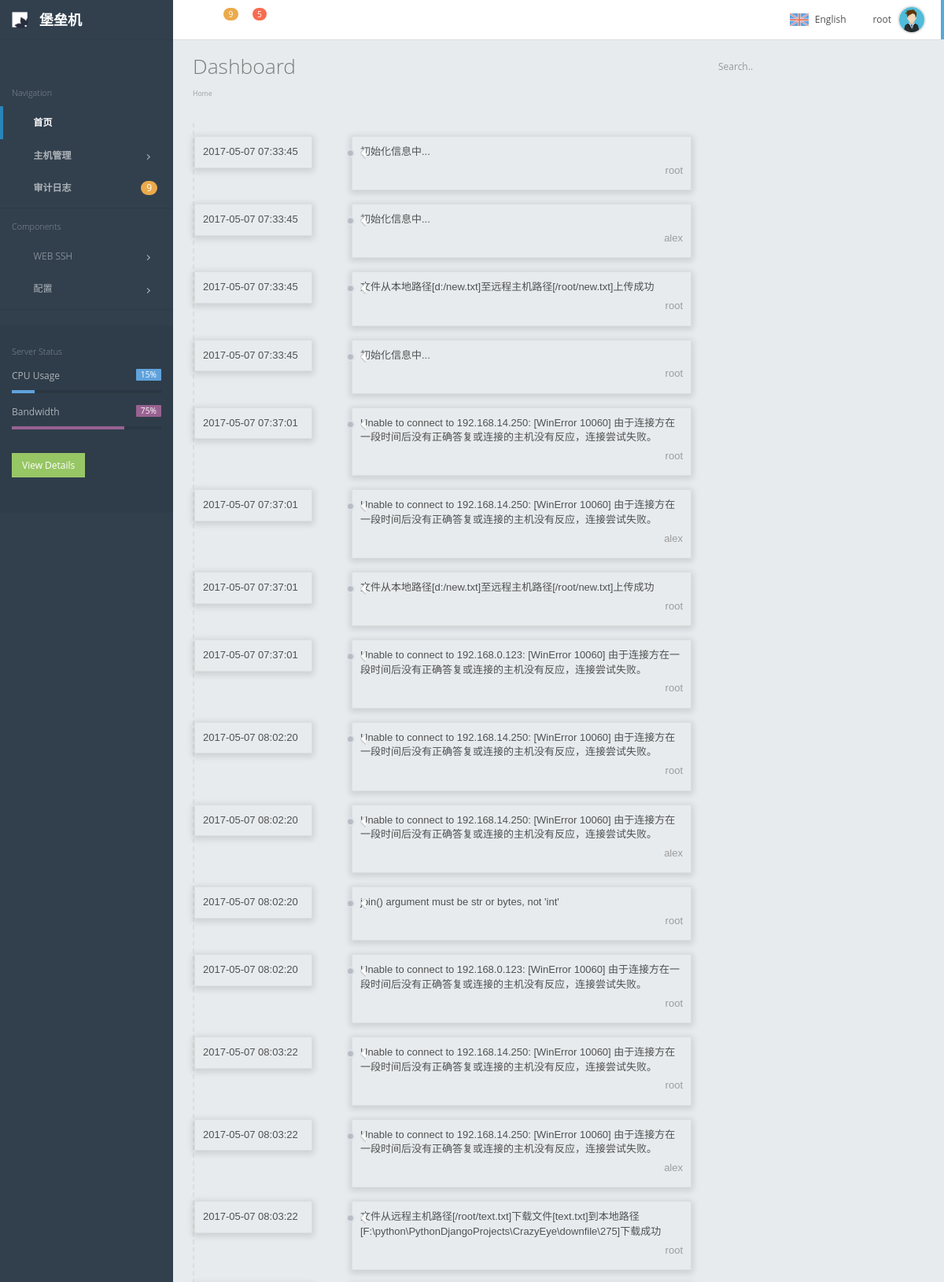
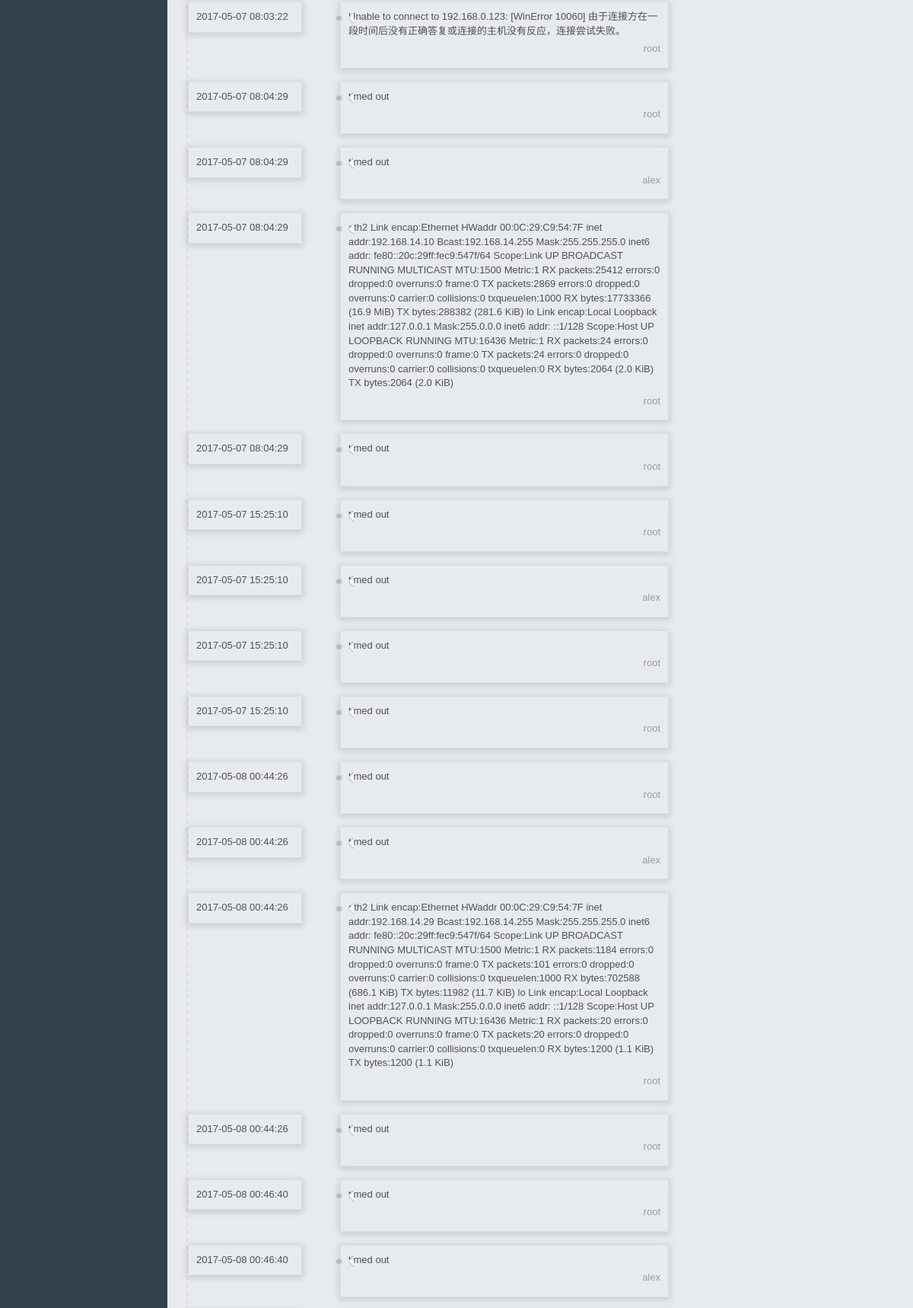
Page /hosts-log.html (signed in, upper part) on the committed database (2 pictures, top to bottom).
### repository/models.py (models this page shows, shortened)
class UserProfile(AbstractBaseUser, PermissionsMixin):
    email = models.EmailField(
        verbose_name='email address',
        max_length=255,
        unique=True,
    )
    name = models.CharField(max_length=64, verbose_name="姓名")
    is_active = models.BooleanField(default=True)
    is_staff = models.BooleanField(default=True)
    objects = UserProfileManager()
    host_to_remote_users = models.ManyToManyField("HostToRemoteUser", blank=True)
    host_groups = models.ManyToManyField("HostGroup", blank=True)
    USERNAME_FIELD = 'email'
    REQUIRED_FIELDS = ['name']

class TaskLogDetail(models.Model):
    task = models.ForeignKey("Task")
    host_to_remote_user = models.ForeignKey("HostToRemoteUser")
    result = models.TextField(verbose_name="任务执行结果")
    status_choices = ((0, 'initialized'), (1, 'sucess'), (2, 'failed'), (3, 'timeout'))
    status = models.SmallIntegerField(choices=status_choices, default=0)
    date = models.DateTimeField(auto_now_add=True)

class HostToRemoteUser(models.Model):
    host = models.ForeignKey("Host")
    remote_user = models.ForeignKey("RemoteUser")
    class Meta:
        unique_together = ("host", "remote_user")

class RemoteUser(models.Model):
    auth_type_choices = ((0, 'ssh-password'), (1, 'ssh-key'))
    auth_type = models.SmallIntegerField(choices=auth_type_choices, default=0)
    username = models.CharField(max_length=32)
    password = models.CharField(max_length=64, blank=True, null=True)
    class Meta:
        unique_together = ('auth_type', 'username', 'password')

### web/views/home.py (the view)
# urls.py: url(r'^hosts-log.html$', home.HostsLogView.as_view()),
class HostsLogView(View):
    @method_decorator(login_required)
    def get(self, request):
        log_data = models.TaskLogDetail.objects.all().order_by('date')
        return render(request, 'host_log.html', {'log_data': log_data})

### templates/host_log.html (shortened to what this page needs)
{% extends 'public/layout.html' %}
{% block page-content %}
    <div class="clearfix handle_log">
    <div class="left clearfix" style="border-left:2px dashed #ddd;width:70%;">
        {% for log in log_data %}
            <div style="position:relative;">
                <div class="time">{{ log.date | date:"Y-m-d H:i:s" }}</div>
                <div class="record-arrow"></div>
                <div class="record">
                    {{ log.result }}
                    <div class="auther">
                        <span><i class="fa fa-user"></i></span>
                        <span>{{ log.host_to_remote_user.remote_user.username }}</span>
                    </div>
                </div>
            </div>
        {% endfor %}
    </div>
</div>
{% endblock %}

### templates/public/layout.html (shortened to what this page needs)
{% extends 'public/base.html' %}
{% block body %}
    <div id="container" class="effect mainnav-lg">
		<header id="navbar">
			<div id="navbar-container" class="boxed">
				<div class="navbar-header">
					<a class="navbar-brand">
						<img src="/static/img/logo.png" alt="Nifty Logo" class="brand-icon">
						<div class="brand-title">
							<span class="brand-text">堡垒机</span>
						</div>
					</a>
				</div>
				<div class="navbar-content clearfix">
					<ul class="nav navbar-top-links pull-left">
						<li class="tgl-menu-btn">
							<a class="mainnav-toggle" href="#">
								<i class="fa fa-navicon fa-lg"></i>
							</a>
						</li>
						<li class="dropdown">
							<a href="#" data-toggle="dropdown" class="dropdown-toggle">
								<i class="fa fa-envelope fa-lg"></i>
								<span class="badge badge-header badge-warning">9</span>
							</a>
						</li>
						<li class="dropdown">
							<a href="#" data-toggle="dropdown" class="dropdown-toggle">
								<i class="fa fa-bell fa-lg"></i>
								<span class="badge badge-header badge-danger">5</span>
							</a>
						</li>
						<li class="mega-dropdown">
							<a href="#" class="mega-dropdown-toggle">
								<i class="fa fa-th-large fa-lg"></i>
							</a>
						</li>
					</ul>
					<ul class="nav navbar-top-links pull-right">
						<li class="dropdown">
							<a id="demo-lang-switch" class="lang-selector dropdown-toggle" href="#" data-toggle="dropdown">
								<span class="lang-selected">
									<img class="lang-flag" src="/static/img/flags/united-kingdom.png" alt="English">
									<span class="lang-name">English</span>
								</span>
							</a>
						</li>
						<li id="dropdown-user" class="dropdown">
							<a href="#" data-toggle="dropdown" class="dropdown-toggle text-right">
								<span class="pull-right">
									<img class="img-circle img-user media-object" src="/static/img/av1.png" alt="Profile Picture">
								</span>
								<div class="username hidden-xs">{{ request.user.name }}</div>
							</a>
						</li>
					</ul>
				</div>
			</div>
		</header>
		<div class="boxed">
			<div id="content-container">
				<div id="page-title">
					<h1 class="page-header text-overflow">Dashboard</h1>
					<div class="searchbox">
						<div class="input-group custom-search-form">
							<input type="text" class="form-control" placeholder="Search..">
							<span class="input-group-btn">
								<button class="text-muted" type="button"><i class="fa fa-search"></i></button>
							</span>
						</div>
					</div>
				</div>
				<ol class="breadcrumb">
					<li><a href="/index.html">Home</a></li>
				</ol>
                <div id="page-content">
                    {% block page-content %}{% endblock %}
                </div>
			</div>
			<nav id="mainnav-container">
				<div id="mainnav">
					<div id="mainnav-shortcut">
						<ul class="list-unstyled">
							<li class="col-xs-4" data-content="Additional Sidebar">
								<a id="demo-toggle-aside" class="shortcut-grid" href="#">
									<i class="fa fa-magic"></i>
								</a>
							</li>
							<li class="col-xs-4" data-content="Notification">
								<a id="demo-alert" class="shortcut-grid" href="#">
									<i class="fa fa-bullhorn"></i>
								</a>
							</li>
							<li class="col-xs-4" data-content="Page Alerts">
								<a id="demo-page-alert" class="shortcut-grid" href="#">
									<i class="fa fa-bell"></i>
								</a>
							</li>
						</ul>
					</div>
					<div id="mainnav-menu-wrap">
						<div class="nano">
							<div class="nano-content">
								<ul id="mainnav-menu" class="list-group">
									<li class="list-header">Navigation</li>
									<li class="active-link">
										<a href="#">
											<i class="fa fa-dashboard"></i>
											<span class="menu-title">
												<strong>首页</strong>
											</span>
										</a>
									</li>
									<li class="">
										<a href="#">
											<i class="fa fa-th"></i>
											<span class="menu-title">
												<strong>主机管理</strong>
											</span>
											<i class="arrow"></i>
										</a>
									</li>
									<li>
										<a href="/hosts-log.html">
											<i class="fa fa-flask"></i>
											<span class="menu-title">
												<strong>审计日志</strong>
												<span class="pull-right badge badge-warning">9</span>
											</span>
										</a>
									</li>
									<li class="list-divider"></li>
									<li class="list-header">Components</li>
									<li>
										<a href="#">
											<i class="fa fa-briefcase"></i>
											<span class="menu-title">WEB SSH</span>
											<i class="arrow"></i>
										</a>
									</li>
                                    <li>
										<a href="#">
											<i class="fa fa-cogs" aria-hidden="true"></i>
											<span class="menu-title">配置</span>
											<i class="arrow"></i>
										</a>
									</li>
									<li class="list-divider"></li>
								</ul>
								<div class="mainnav-widget">
									<div id="demo-wg-server" class="hide-small mainnav-widget-content">
										<ul class="list-group">
											<li class="list-header pad-no pad-ver">Server Status</li>
											<li class="mar-btm">
												<span class="label label-primary pull-right">15%</span>
												<p>CPU Usage</p>
												<div class="progress progress-sm">
													<div class="progress-bar progress-bar-primary" style="width: 15%;">
													</div>
												</div>
											</li>
											<li class="mar-btm">
												<span class="label label-purple pull-right">75%</span>
												<p>Bandwidth</p>
												<div class="progress progress-sm">
													<div class="progress-bar progress-bar-purple" style="width: 75%;">
													</div>
												</div>
											</li>
											<li class="pad-ver"><a href="#" class="btn btn-success btn-bock">View Details</a></li>
										</ul>
									</div>
								</div>
							</div>
						</div>
					</div>
				</div>
			</nav>
		</div>
	</div>
{% endblock %}

### templates/public/base.html (shortened to what this page needs)
<!DOCTYPE html>
<html lang="en">
<head>
    <link href="/static/css/bootstrap.min.css" rel="stylesheet">
    <link href="/static/css/nifty.min.css" rel="stylesheet">
    <link href="/static/plugins/font-awesome/css/font-awesome.min.css" rel="stylesheet">
    <link href="/static/plugins/animate-css/animate.min.css" rel="stylesheet">
    <link href="/static/plugins/morris-js/morris.min.css" rel="stylesheet">
    <link href="/static/plugins/switchery/switchery.min.css" rel="stylesheet">
    <link href="/static/plugins/bootstrap-select/bootstrap-select.min.css" rel="stylesheet">
    <link href="/static/css/demo/nifty-demo.min.css" rel="stylesheet">
    <link href="/static/plugins/pace/pace.min.css" rel="stylesheet">
</head>
<body>
{% block body %}
{% endblock %}
</body>
</html>

### templates/host_log.html (style rules this page uses)
.handle_log { font-size: 13px !important; font-family: Tahoma, Geneva, Helvetica, sans-serif !important; }
.time { padding: 10px; border: 1px solid #ddd; position: absolute; width: 150px; box-shadow: 0 2px 8px 2px rgba(0, 0, 0, 0.12); }
.record { padding: 10px; border: 1px solid #ddd; margin: 17px; min-height: 40px; box-shadow: 0 2px 8px 2px rgba(0, 0, 0, 0.12); }
.record .auther { text-align: right; padding: 5px 0; color: #9E9C9C; }
.record-arrow { position: absolute; width: 24px; height: 14px; background: url(/statics/img/bg_dot_left3.png) no-repeat; top: 15px; left: -6px; text-indent: -9999em; }
.record, .record-arrow { margin-left: 200px; }

### rows in the picture
UserProfile: user.name "root"
TaskLogDetail: date "2017-05-07 07:33:45", result "初始化信息中...", host_to_remote_user.remote_user.username "root"
TaskLogDetail: date "2017-05-07 07:33:45", result "初始化信息中...", host_to_remote_user.remote_user.username "alex"
TaskLogDetail: date "2017-05-07 07:33:45", result "文件从本地路径[d:/new.txt]至远程主机路径[/root/new.txt]上传成功", host_to_remote_user.remote_user.username "root"
TaskLogDetail: date "2017-05-07 07:33:45", result "初始化信息中...", host_to_remote_user.remote_user.username "root"
TaskLogDetail: date "2017-05-07 07:37:01", result "Unable to connect to 192.168.14.250: [WinError 10060] 由于连接方在一段时间后没有正确答复或连接的主机没有反应，连接尝试失败。", host_to_remote_user.remote_user.username "root"
TaskLogDetail: date "2017-05-07 07:37:01", result "Unable to connect to 192.168.14.250: [WinError 10060] 由于连接方在一段时间后没有正确答复或连接的主机没有反应，连接尝试失败。", host_to_remote_user.remote_user.username "alex"
TaskLogDetail: date "2017-05-07 07:37:01", result "文件从本地路径[d:/new.txt]至远程主机路径[/root/new.txt]上传成功", host_to_remote_user.remote_user.username "root"
TaskLogDetail: date "2017-05-07 07:37:01", result "Unable to connect to 192.168.0.123: [WinError 10060] 由于连接方在一段时间后没有正确答复或连接的主机没有反应，连接尝试失败。", host_to_remote_user.remote_user.username "root"
TaskLogDetail: date "2017-05-07 08:02:20", result "Unable to connect to 192.168.14.250: [WinError 10060] 由于连接方在一段时间后没有正确答复或连接的主机没有反应，连接尝试失败。", host_to_remote_user.remote_user.username "root"
TaskLogDetail: date "2017-05-07 08:02:20", result "Unable to connect to 192.168.14.250: [WinError 10060] 由于连接方在一段时间后没有正确答复或连接的主机没有反应，连接尝试失败。", host_to_remote_user.remote_user.username "alex"
TaskLogDetail: date "2017-05-07 08:02:20", result "join() argument must be str or bytes, not 'int'", host_to_remote_user.remote_user.username "root"
TaskLogDetail: date "2017-05-07 08:02:20", result "Unable to connect to 192.168.0.123: [WinError 10060] 由于连接方在一段时间后没有正确答复或连接的主机没有反应，连接尝试失败。", host_to_remote_user.remote_user.username "root"
TaskLogDetail: date "2017-05-07 08:03:22", result "Unable to connect to 192.168.14.250: [WinError 10060] 由于连接方在一段时间后没有正确答复或连接的主机没有反应，连接尝试失败。", host_to_remote_user.remote_user.username "root"
TaskLogDetail: date "2017-05-07 08:03:22", result "Unable to connect to 192.168.14.250: [WinError 10060] 由于连接方在一段时间后没有正确答复或连接的主机没有反应，连接尝试失败。", host_to_remote_user.remote_user.username "alex"
TaskLogDetail: date "2017-05-07 08:03:22", result "文件从远程主机路径[/root/text.txt]下载文件[text.txt]到本地路径[F:\\python\\PythonDjangoProjects\\CrazyEye\\downfile\\275]下载成功", host_to_remote_user.remote_user.username "root"
TaskLogDetail: date "2017-05-07 08:03:22", result "Unable to connect to 192.168.0.123: [WinError 10060] 由于连接方在一段时间后没有正确答复或连接的主机没有反应，连接尝试失败。", host_to_remote_user.remote_user.username "root"
TaskLogDetail: date "2017-05-07 08:04:29", result "timed out", host_to_remote_user.remote_user.username "root"
TaskLogDetail: date "2017-05-07 08:04:29", result "timed out", host_to_remote_user.remote_user.username "alex"
TaskLogDetail: date "2017-05-07 08:04:29", result "eth2 Link encap:Ethernet HWaddr 00:0C:29:C9:54:7F inet addr:192.168.14.10 Bcast:192.168.14.255 Mask:255.255.255.0 inet6 addr: fe80::20c:29ff:fec9:547f/64 Scope:Link UP BROADCAST RUNNING MULTICAST MTU:1500 Metric:1 RX packets:25412 errors:0 dropped:0 overruns:0 frame:0 TX packets:2869 errors:0 dropped:0 overruns:0 carrier:0 collisions:0 txqueuelen:1000 RX bytes:17733366 (16.9 MiB) TX bytes:288382 (281.6 KiB) lo Link encap:Local Loopback inet addr:127.0.0.1 Mask:255.0.0.0 inet6 addr: ::1/128 Scope:Host UP LOOPBACK RUNNING MTU:16436 Metric:1 RX packets:24 errors:0 dropped:0 overruns:0 frame:0 TX packets:24 errors:0 dropped:0 overruns:0 carrier:0 collisions:0 txqueuelen:0 RX bytes:2064 (2.0…", host_to_remote_user.remote_user.username "root"
TaskLogDetail: date "2017-05-07 08:04:29", result "timed out", host_to_remote_user.remote_user.username "root"
TaskLogDetail: date "2017-05-07 15:25:10", result "timed out", host_to_remote_user.remote_user.username "root"
TaskLogDetail: date "2017-05-07 15:25:10", result "timed out", host_to_remote_user.remote_user.username "alex"
TaskLogDetail: date "2017-05-07 15:25:10", result "timed out", host_to_remote_user.remote_user.username "root"
TaskLogDetail: date "2017-05-07 15:25:10", result "timed out", host_to_remote_user.remote_user.username "root"
TaskLogDetail: date "2017-05-08 00:44:26", result "timed out", host_to_remote_user.remote_user.username "root"
TaskLogDetail: date "2017-05-08 00:44:26", result "timed out", host_to_remote_user.remote_user.username "alex"
TaskLogDetail: date "2017-05-08 00:44:26", result "eth2 Link encap:Ethernet HWaddr 00:0C:29:C9:54:7F inet addr:192.168.14.29 Bcast:192.168.14.255 Mask:255.255.255.0 inet6 addr: fe80::20c:29ff:fec9:547f/64 Scope:Link UP BROADCAST RUNNING MULTICAST MTU:1500 Metric:1 RX packets:1184 errors:0 dropped:0 overruns:0 frame:0 TX packets:101 errors:0 dropped:0 overruns:0 carrier:0 collisions:0 txqueuelen:1000 RX bytes:702588 (686.1 KiB) TX bytes:11982 (11.7 KiB) lo Link encap:Local Loopback inet addr:127.0.0.1 Mask:255.0.0.0 inet6 addr: ::1/128 Scope:Host UP LOOPBACK RUNNING MTU:16436 Metric:1 RX packets:20 errors:0 dropped:0 overruns:0 frame:0 TX packets:20 errors:0 dropped:0 overruns:0 carrier:0 collisions:0 txqueuelen:0 RX bytes:1200 (1.1 KiB) TX…", host_to_remote_user.remote_user.username "root"
TaskLogDetail: date "2017-05-08 00:44:26", result "timed out", host_to_remote_user.remote_user.username "root"
TaskLogDetail: date "2017-05-08 00:46:40", result "timed out", host_to_remote_user.remote_user.username "root"
TaskLogDetail: date "2017-05-08 00:46:40", result "timed out", host_to_remote_user.remote_user.username "alex"
